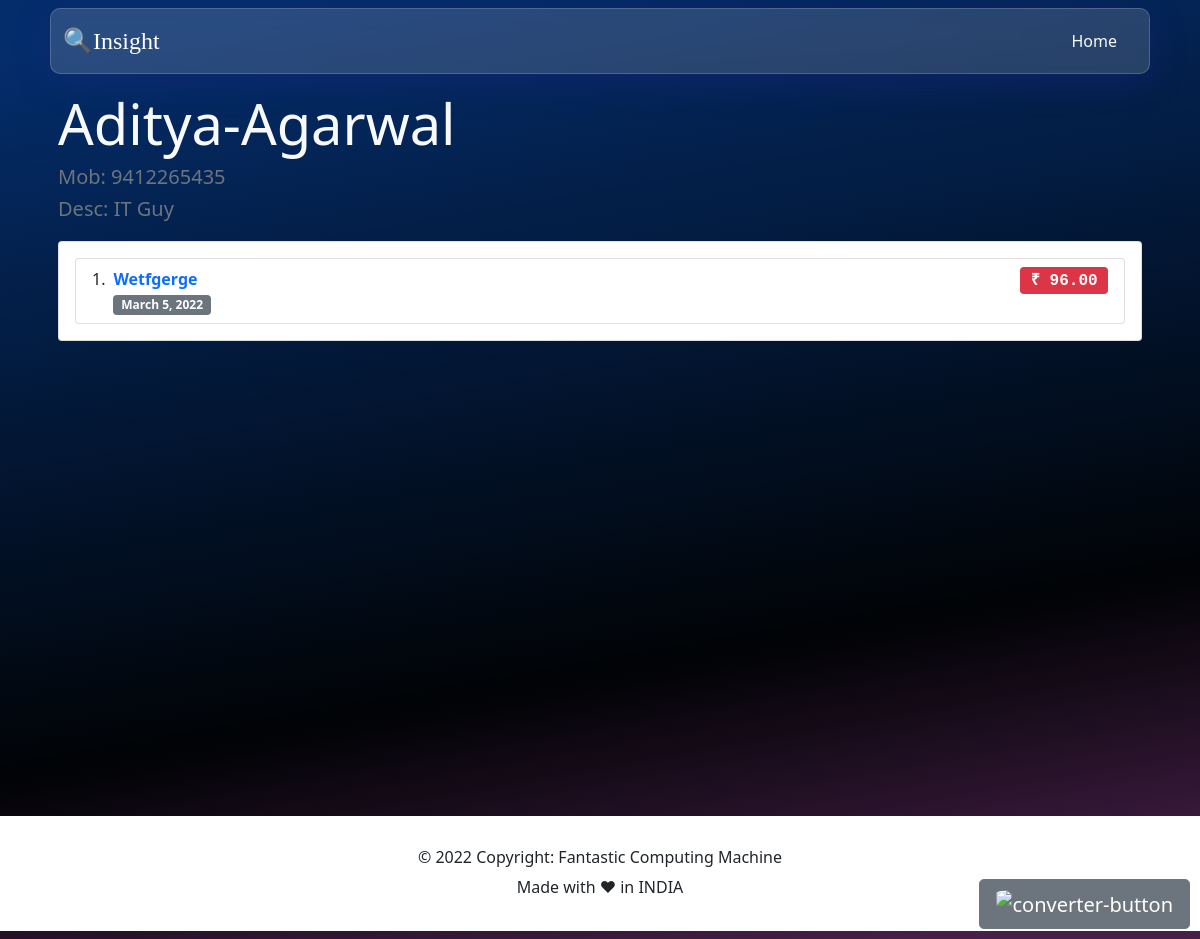
The app's page /expense/payee/10/Aditya-Agarwal/ (signed in), older data.
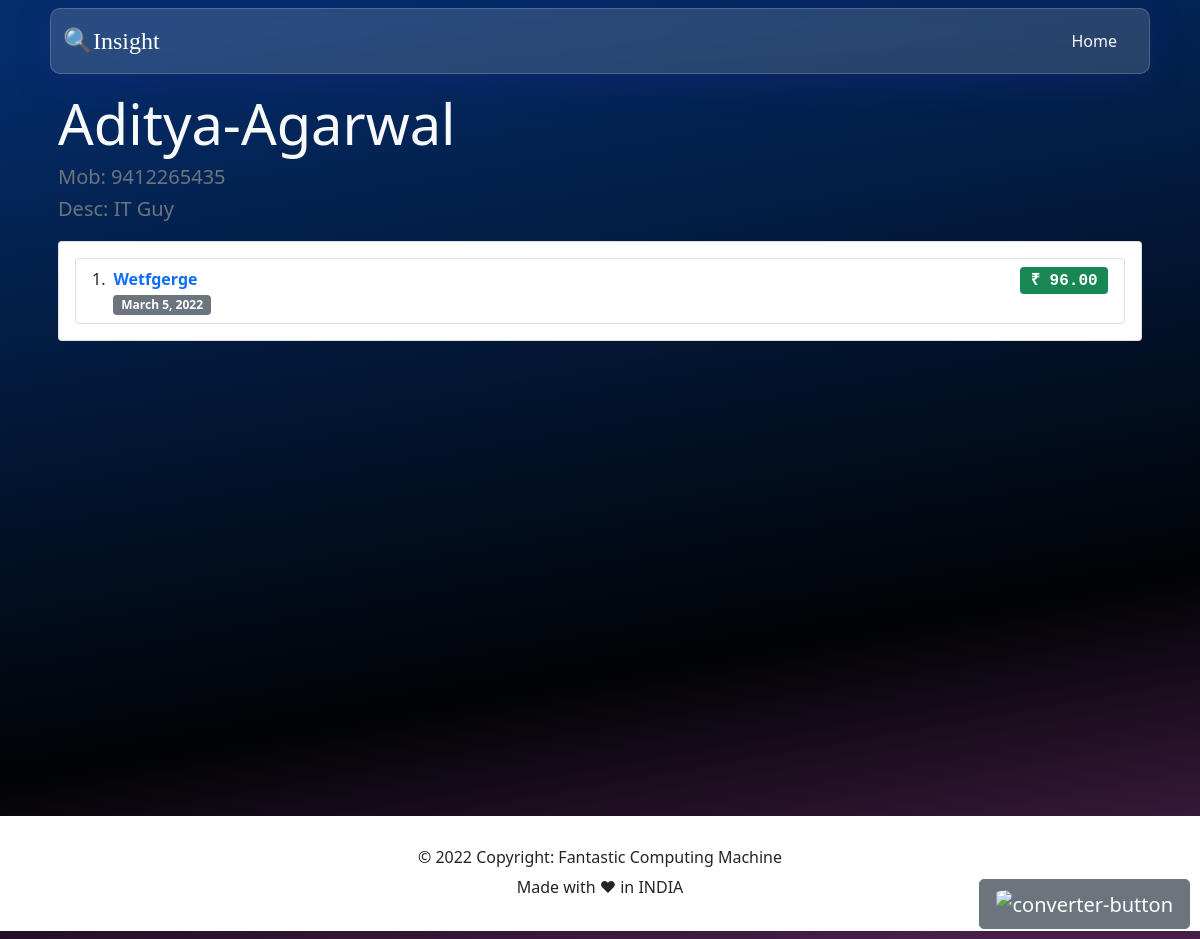
The same page, newer data.
### expense/models.py (models this page shows, shortened)
class Payee(models.Model):
    phoneNumberRegex = RegexValidator(regex=r"^\+?1?\d{8,15}$")
    name = models.CharField(max_length=255)
    description = models.TextField(blank=True, null=True)
    created_on = models.DateTimeField(auto_now_add=True)
    updated_on = models.DateTimeField(auto_now=True)
    phoneNumber = models.CharField(blank=True,
                                   validators=[phoneNumberRegex], max_length=11)

class Expense(models.Model):
    project = models.ForeignKey(
        Project, on_delete=models.CASCADE, default=1)
    payee = models.ForeignKey(Payee, on_delete=models.CASCADE)
    amount = models.DecimalField(
        max_digits=10, decimal_places=2, blank=True, null=True)
    created_on = models.DateTimeField(auto_now_add=True)
    updated_on = models.DateTimeField(auto_now=True)
    payment_status = models.CharField(
        max_length=2,
        choices=PAYMENT_STATUS,
        default="N",
    )
    is_deleted = models.BooleanField(default=False)
    deleted_on = models.DateTimeField(blank=True, null=True)

### dimension/models.py (models this page shows, shortened)
class Project(models.Model):
    name = models.CharField(max_length=255, unique=True, default='')
    author = models.ForeignKey(User, on_delete=models.CASCADE)
    description = models.TextField(
        max_length=255, blank=True, null=True, default='')
    created_on = models.DateTimeField(auto_now_add=True)
    updated_on = models.DateTimeField(auto_now=True)
    is_deleted = models.BooleanField(default=False)
    deleted_on = models.DateTimeField(blank=True, null=True)

### expense/views.py (the view)
class PayeeExpensesView(LoginRequiredMixin, ListView):
    login_url = '/user/login/'
    redirect_field_name = 'redirect_to'
    model = Expense
    template_name = 'payee_expense.html'
    def get_context_data(self, **kwargs):
        kwargs['expenses'] = Expense.objects.filter(
            payee__id=self.kwargs['pk'], project__is_deleted=False, is_deleted=False).order_by('-created_on')
        kwargs['payee'] = Payee.objects.filter(
            id=self.kwargs['pk'])[0]
        return super(PayeeExpensesView, self).get_context_data(**kwargs)

### expense/templates/payee_expense.html (shortened to what this page needs)
{% extends 'base.html' %}
{% load static %} {% load humanize %}
{% block header %}
<ul class="nav justify-content-end">
    <li class="nav-item">
        <a href="{% url 'home' %}" class="nav-link active text-light" aria-current="page">Home</a>
    </li>
</ul>
{% endblock %}
{% block body %}
<div class="container px-3">
    <div class="text-light pt-2 display-4">{{payee.name|title}}</div>
    <div class="text-light h5 pt-2 text-muted">Mob: <a class="text-muted"
            href="tel:+{{payee.phoneNumber}}">{{payee.phoneNumber}}</a></div>
    <div class="text-light h5 text-muted">Desc: {{payee.description|capfirst }}</div>
    <div class="row flex-md-row pt-1">
        <div class="col col_height">
            <div class=" card my-2">
                <div class="card-body">
                    <ol class="list-group list-group-numbered">
                        {% for item in expenses %}
                        <li class="list-group-item d-flex justify-content-between align-items-start">
                            <div class="ms-2 me-auto">
                                <a href="{% url 'project_detail' item.project.id item.project.name %}">
                                    <div class="fw-bold">
                                        {{item.project.name | capfirst }}
                                    </div>
                                </a>
                                <span class="badge bg-secondary">
                                    {{item.created_on | date}}</span>
                            </div>
                            {% if item.payment_status == 'P' %}
                            <span class="badge bg-danger fs-6 font-monospace">
                                ₹ {{item.amount | intcomma}}</span>
                            {% else %}
                            <span class="badge bg-success fs-6 font-monospace">
                                ₹ {{item.amount | intcomma}}</span>
                            {% endif %}
                        </li>
                        {% endfor %}
                    </ol>
                </div>
            </div>
        </div>
    </div>
</div>
{% endblock %}

### dimension/templates/base.html (shortened to what this page needs)
<!DOCTYPE html>
<html lang="en">
    <head>
        {% load static %}
        <link rel="stylesheet" href="{% static 'css/styles.css' %}">
        <link href="https://cdn.jsdelivr.net/npm/bootstrap@5.0.2/dist/css/bootstrap.min.css" rel="stylesheet"
>
    </head>
    <body>
        <main class="container-lg">
            <header class="text-white hide_items_print">
                <nav class="navbar navbar-expand-lg navbar-light nav_bg_translucent m-2">
                    <div class="container-fluid">
                        <strong>
                            <a class="navbar-brand justify-content-center h2 text-white fs-4"
                                href="{% url 'home' %}"><span class="branding">
                                    🔍Insight
                                </span></a>
                        </strong>
                        <div class="p-1">
                            {% block header %} {% endblock %}
                        </div>
                </nav>
            </header>
            <div id="content">
                {% block body %}
                {% endblock %}
            </div>
        </main>
        <div class="hide_items_print" id="mybutton">
            <button type="button" class="btn btn-secondary btn-lg" data-bs-toggle="modal"
                data-bs-target="#calculatorModal">
                <img alt="converter-button" src="https://img.icons8.com/ios/30/ffffff/design--v2.png" />
            </button>
        </div>
        <footer>
            {% include "footer.html" %}
        </footer>
    </body>
</html>

### dimension/templates/footer.html
<div class="p-3 m-2 footer">
    <div class="row ">
        <div class="text-center user-select-none text-dark p-3">
            <h6>© 2022 Copyright: Fantastic Computing Machine</h6>
            <div class="hide_items_print">
                Made with ❤ in INDIA
            </div>
        </div>
    </div>
</div>

### static/css/styles.css (style rules this page uses)
body { background: rgb(4, 45, 107); background: linear-gradient(170deg, rgba(4, 45, 107, 1) 5%, rgba(1, 3, 5, 1) 68%, rgba(72, 31, 73, 1) 96%); }
main { width: 100%; min-height: 100vh; }
a { cursor: pointer !important; text-decoration: none !important; }
img { border-radius: 10%; }
footer { background-color: white; margin: 0; padding: 0; }
.branding { font-family: Brush Script MT; }
.nav_bg_translucent { background: rgba(255, 255, 255, 0.15); box-shadow: 0 8px 32px 0 rgba(31, 38, 135, 0.37); backdrop-filter: blur(10px); -webkit-backdrop-filter: blur(10px); border-radius: 10px; border: 1px solid rgba(255, 255, 255, 0.18); }
#mybutton { position: fixed; bottom: 10px; right: 10px; }
.col_height { max-height: 800px; direction: ltr; }

Row changes from the older to the newer data that the page shows:
changed Expense "Wetfgerge": payment_status "P" → "PE" (drawn)
